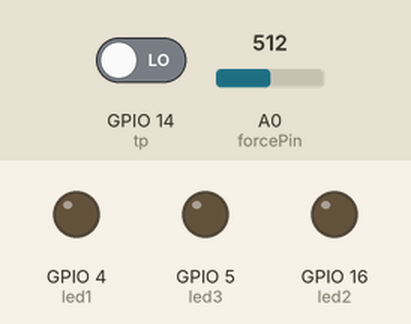
This sketch was run on a simulated ESP8266 (NodeMCU). Shown: output pins drawn as LEDs (lit = HIGH). The inputs (shaded band) are chosen by the test bench; at power-on: GPIO 14 (tp) LOW, A0 (forcePin) = 512. WiFi joins after 1.5 s; servers stay silent unless stated; the Firebase database answers and starts empty; what the sketch prints to the serial monitor is not drawn.

Above: at 2.7 s.
2.8 s: GPIO 14 (tp) driven HIGH
At 3.7 s:
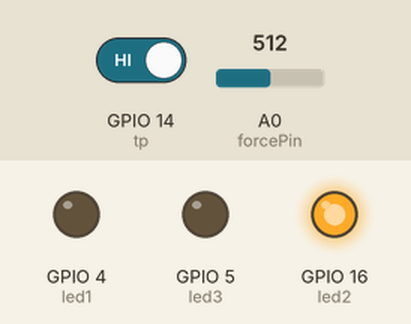
4.4 s: GPIO 14 (tp) driven LOW
At 5.5 s:
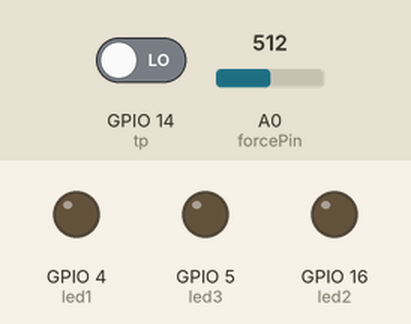
Timing chart, 0 to 7.4 s (numbered marks = the images above; inputs shaded):
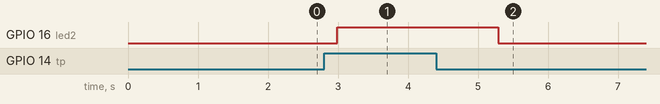

Measured:
- after the input at 2.8 s, GPIO 16 (led2): LOW → HIGH after 0.19 s
- after the input at 4.4 s, GPIO 16 (led2): HIGH → LOW after 0.89 s

The sketch:

Food_Wastage_Prevention_System.ino
```cpp
//Include the Necessary Libraries
#include <ESP8266WiFi.h>
#include <FirebaseArduino.h>
#include <pt.h>

#define FIREBASE_HOST "firebase host url"//to give data to node mcu
#define FIREBASE_HOST1 " firebase host url" //to get data from nodemcu...
#define FIREBASE_AUTH1 "authentication key for firebase host 1"
#define FIREBASE_AUTH "authentication key for firebase host"

// set the Wifi Parameters
const char *ssid =  "ssid_name";     // replace with your wifi ssid and wpa2 key
const char *pass =  "password";

WiFiClient client;

//Declare Thread varaibles
static struct pt pt1, pt2,pt3;

// Declare Force Sensor Pins
String result;
float val;
int forcePin = A0;
int forceReading=0;

//Declare Touch Sensor Paramters
int sec=30;
float i=sec;
int tp= 14;//D5
int detect;

//Declare Led Pins
int led1= 4;  //D2 (food is rotten)
int led2= 16; //D0 (food is fresh)
int led3= 5;  //D1 (food is about to get rotton)

void setup()
{
  Serial.begin(9600);
       delay(10);

       Serial.println("Connecting to ");
       Serial.println(ssid);

       WiFi.begin(ssid, pass);
       while (WiFi.status() != WL_CONNECTED)
          {
            delay(500);
            Serial.print(".");
          }
      Serial.println("");
      Serial.println("WiFi connected");
      Serial.println("NodeMCU IP Address:  ");
      Serial.println(WiFi.localIP());

      //Firebase.begin(FIREBASE_HOST,FIREBASE_AUTH);
      //Firebase.begin(FIREBASE_HOST1,FIREBASE_AUTH1);

  //Set Led Pins as Output
  pinMode(led1,OUTPUT);
  pinMode(led2,OUTPUT);
  pinMode(led3,OUTPUT);

  //initialise the two protothread variables
  PT_INIT(&pt1);
  PT_INIT(&pt2);
  PT_INIT(&pt3);
}

void status1(float j)
{
  float per =(j/sec)*100;
  //Serial.println(per);
  if(per <= 20.00)
  {
    digitalWrite(led1,HIGH);
    digitalWrite(led2,LOW);
    digitalWrite(led3,LOW);


  }
  if(per >= 21.00 && per <= 59.00)
  {
    digitalWrite(led1,LOW);
    digitalWrite(led2,LOW);
    digitalWrite(led3,HIGH);

  }
  if(per >= 60)
  {
   digitalWrite(led1,LOW);
   digitalWrite(led2,HIGH);
   digitalWrite(led3,LOW);

  }
}

void transmitting()
{
  Firebase.begin(FIREBASE_HOST1,FIREBASE_AUTH1);
  forceReading = analogRead(forcePin);
  val=float(forceReading);
  if(val<20)
  {
    val=1;
  }
  else
  {
    val=0;
  }
  Serial.print("Analog reading = ");
  Serial.println(forceReading);
  Firebase.setFloat("Thr",val);
  Firebase.setFloat("Timer",i);
    if (Firebase.failed())
    {
      Serial.print("pushing /logs failed:");
      Serial.println(Firebase.error());
      return;
  }
  delay(500);

}

void receiving()
{
  Firebase.begin(FIREBASE_HOST,FIREBASE_AUTH);
  result=Firebase.getString("gg/1");
  Serial.println(result);
  if (Firebase.failed())
    {
      Serial.print("pushing /logs failed:");
      Serial.println(Firebase.error());
      return;
  }
  delay(500);
}

void Timer()
{
  detect=digitalRead(tp);
  delay(10);
  if(detect==HIGH)
  {
  status1(i);
  }

  else
  {
    digitalWrite(led1,LOW);
    digitalWrite(led2,LOW);
    digitalWrite(led3,LOW);
  }

 delay(1);
 i--;
}

static int  Thread1(struct pt *pt, int interval)
{
  static unsigned long timestamp = 0;
  PT_BEGIN(pt);
  while(1) { // never stop
    /* each time the function is called the second boolean
    *  argument "millis() - timestamp > interval" is re-evaluated
    *  and if false the function exits after that. */
    PT_WAIT_UNTIL(pt, millis() - timestamp > interval );
    timestamp = millis(); // take a new timestamp
    transmitting();
  }
  PT_END(pt);
}

static int Thread2(struct pt *pt, int interval)
{
   static unsigned long timestamp = 0;
  PT_BEGIN(pt);
  while(1)
  {
    PT_WAIT_UNTIL(pt, millis() - timestamp > interval );
    timestamp = millis();
     receiving();
  }
  PT_END(pt);
}

static int Thread3(struct pt *pt, int interval)
{
   static unsigned long timestamp = 0;
  PT_BEGIN(pt);
  while(1)
  {
    PT_WAIT_UNTIL(pt, millis() - timestamp > interval );
    timestamp = millis();
    Timer();
  }
  PT_END(pt);
}


void loop()
{
  Thread1(&pt1, 1400); // schedule the two protothreads
  Thread2(&pt2, 1500); // by calling them infinitely
  Thread3(&pt3, 1600);
}
```
